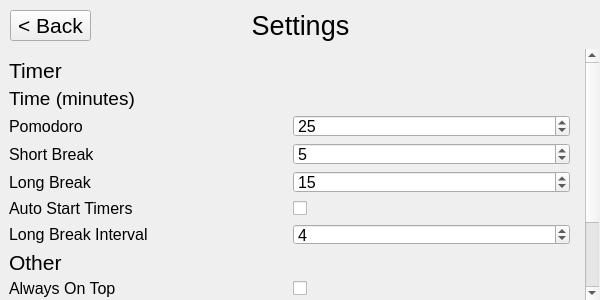
<?xml version="1.0" encoding="UTF-8"?>
<ui version="4.0">
 <class>settings_window</class>
 <widget class="QMainWindow" name="settings_window">
  <property name="geometry">
   <rect>
    <x>0</x>
    <y>0</y>
    <width>600</width>
    <height>300</height>
   </rect>
  </property>
  <property name="font">
   <font>
    <family>Arial</family>
    <pointsize>16</pointsize>
   </font>
  </property>
  <property name="windowTitle">
   <string>PomoPal v0.3</string>
  </property>
  <property name="windowIcon">
   <iconset>
    <normaloff>tomato.png</normaloff>tomato.png</iconset>
  </property>
  <widget class="QWidget" name="main_widget">
   <widget class="QScrollArea" name="main_scroll_area">
    <property name="geometry">
     <rect>
      <x>-1</x>
      <y>49</y>
      <width>600</width>
      <height>251</height>
     </rect>
    </property>
    <property name="sizePolicy">
     <sizepolicy hsizetype="Expanding" vsizetype="Expanding">
      <horstretch>0</horstretch>
      <verstretch>0</verstretch>
     </sizepolicy>
    </property>
    <property name="minimumSize">
     <size>
      <width>0</width>
      <height>0</height>
     </size>
    </property>
    <property name="frameShape">
     <enum>QFrame::NoFrame</enum>
    </property>
    <property name="frameShadow">
     <enum>QFrame::Plain</enum>
    </property>
    <property name="verticalScrollBarPolicy">
     <enum>Qt::ScrollBarAsNeeded</enum>
    </property>
    <property name="horizontalScrollBarPolicy">
     <enum>Qt::ScrollBarAlwaysOff</enum>
    </property>
    <property name="sizeAdjustPolicy">
     <enum>QAbstractScrollArea::AdjustIgnored</enum>
    </property>
    <property name="widgetResizable">
     <bool>true</bool>
    </property>
    <widget class="QWidget" name="scrollAreaWidgetContents">
     <property name="enabled">
      <bool>true</bool>
     </property>
     <property name="geometry">
      <rect>
       <x>0</x>
       <y>0</y>
       <width>600</width>
       <height>350</height>
      </rect>
     </property>
     <property name="sizePolicy">
      <sizepolicy hsizetype="Preferred" vsizetype="Preferred">
       <horstretch>0</horstretch>
       <verstretch>0</verstretch>
      </sizepolicy>
     </property>
     <property name="minimumSize">
      <size>
       <width>600</width>
       <height>350</height>
      </size>
     </property>
     <widget class="QWidget" name="gridLayoutWidget">
      <property name="geometry">
       <rect>
        <x>0</x>
        <y>0</y>
        <width>581</width>
        <height>334</height>
       </rect>
      </property>
      <layout class="QGridLayout" name="main_grid_layout">
       <property name="leftMargin">
        <number>10</number>
       </property>
       <property name="topMargin">
        <number>10</number>
       </property>
       <property name="rightMargin">
        <number>10</number>
       </property>
       <property name="bottomMargin">
        <number>10</number>
       </property>
       <item row="6" column="0">
        <widget class="QLabel" name="long_break_interval">
         <property name="font">
          <font>
           <pointsize>12</pointsize>
          </font>
         </property>
         <property name="text">
          <string>Long Break Interval</string>
         </property>
        </widget>
       </item>
       <item row="6" column="1">
        <widget class="QSpinBox" name="long_break_interval_spin">
         <property name="font">
          <font>
           <pointsize>12</pointsize>
          </font>
         </property>
         <property name="minimum">
          <number>1</number>
         </property>
         <property name="maximum">
          <number>2147483647</number>
         </property>
         <property name="value">
          <number>4</number>
         </property>
        </widget>
       </item>
       <item row="4" column="1">
        <widget class="QSpinBox" name="long_break_time_spin">
         <property name="font">
          <font>
           <pointsize>12</pointsize>
          </font>
         </property>
         <property name="maximum">
          <number>2147483647</number>
         </property>
         <property name="value">
          <number>15</number>
         </property>
        </widget>
       </item>
       <item row="9" column="1">
        <widget class="QCheckBox" name="tick_sounds_focus_check">
         <property name="font">
          <font>
           <pointsize>12</pointsize>
          </font>
         </property>
         <property name="text">
          <string/>
         </property>
        </widget>
       </item>
       <item row="3" column="0">
        <widget class="QLabel" name="short_break_time">
         <property name="font">
          <font>
           <pointsize>12</pointsize>
          </font>
         </property>
         <property name="text">
          <string>Short Break</string>
         </property>
        </widget>
       </item>
       <item row="2" column="0">
        <widget class="QLabel" name="pomodoro_time">
         <property name="font">
          <font>
           <pointsize>12</pointsize>
          </font>
         </property>
         <property name="text">
          <string>Pomodoro</string>
         </property>
        </widget>
       </item>
       <item row="8" column="0">
        <widget class="QLabel" name="always_on_top">
         <property name="font">
          <font>
           <pointsize>12</pointsize>
          </font>
         </property>
         <property name="text">
          <string>Always On Top</string>
         </property>
        </widget>
       </item>
       <item row="2" column="1">
        <widget class="QSpinBox" name="pomodoro_time_spin">
         <property name="font">
          <font>
           <pointsize>12</pointsize>
          </font>
         </property>
         <property name="maximum">
          <number>2147483647</number>
         </property>
         <property name="value">
          <number>25</number>
         </property>
        </widget>
       </item>
       <item row="1" column="0">
        <widget class="QLabel" name="time_section">
         <property name="font">
          <font>
           <pointsize>14</pointsize>
          </font>
         </property>
         <property name="text">
          <string>Time (minutes)</string>
         </property>
        </widget>
       </item>
       <item row="7" column="0">
        <widget class="QLabel" name="other_section">
         <property name="font">
          <font>
           <pointsize>16</pointsize>
          </font>
         </property>
         <property name="text">
          <string>Other</string>
         </property>
         <property name="alignment">
          <set>Qt::AlignLeading|Qt::AlignLeft|Qt::AlignVCenter</set>
         </property>
        </widget>
       </item>
       <item row="10" column="0">
        <widget class="QLabel" name="tick_sounds_break">
         <property name="font">
          <font>
           <pointsize>12</pointsize>
          </font>
         </property>
         <property name="text">
          <string>Tick Sounds - Break</string>
         </property>
        </widget>
       </item>
       <item row="4" column="0">
        <widget class="QLabel" name="long_break_time">
         <property name="font">
          <font>
           <pointsize>12</pointsize>
          </font>
         </property>
         <property name="text">
          <string>Long Break</string>
         </property>
        </widget>
       </item>
       <item row="3" column="1">
        <widget class="QSpinBox" name="short_break_time_spin">
         <property name="font">
          <font>
           <pointsize>12</pointsize>
          </font>
         </property>
         <property name="maximum">
          <number>2147483647</number>
         </property>
         <property name="value">
          <number>5</number>
         </property>
        </widget>
       </item>
       <item row="8" column="1">
        <widget class="QCheckBox" name="always_on_top_check">
         <property name="font">
          <font>
           <pointsize>12</pointsize>
          </font>
         </property>
         <property name="text">
          <string/>
         </property>
        </widget>
       </item>
       <item row="5" column="0">
        <widget class="QLabel" name="auto_start_timers">
         <property name="font">
          <font>
           <pointsize>12</pointsize>
          </font>
         </property>
         <property name="text">
          <string>Auto Start Timers</string>
         </property>
        </widget>
       </item>
       <item row="5" column="1">
        <widget class="QCheckBox" name="auto_start_timers_check">
         <property name="font">
          <font>
           <pointsize>12</pointsize>
          </font>
         </property>
         <property name="text">
          <string/>
         </property>
        </widget>
       </item>
       <item row="0" column="0">
        <widget class="QLabel" name="timer_section">
         <property name="font">
          <font>
           <pointsize>16</pointsize>
          </font>
         </property>
         <property name="text">
          <string>Timer</string>
         </property>
         <property name="alignment">
          <set>Qt::AlignLeading|Qt::AlignLeft|Qt::AlignVCenter</set>
         </property>
        </widget>
       </item>
       <item row="9" column="0">
        <widget class="QLabel" name="tick_sounds_focus">
         <property name="font">
          <font>
           <pointsize>12</pointsize>
          </font>
         </property>
         <property name="text">
          <string>Tick Sounds - Focus</string>
         </property>
        </widget>
       </item>
       <item row="10" column="1">
        <widget class="QCheckBox" name="tick_sounds_break_check">
         <property name="font">
          <font>
           <pointsize>12</pointsize>
          </font>
         </property>
         <property name="text">
          <string/>
         </property>
        </widget>
       </item>
       <item row="11" column="0">
        <widget class="QLabel" name="desktop_notifications">
         <property name="font">
          <font>
           <pointsize>12</pointsize>
          </font>
         </property>
         <property name="text">
          <string>Desktop Notifications</string>
         </property>
        </widget>
       </item>
       <item row="11" column="1">
        <widget class="QCheckBox" name="desktop_notifications_check">
         <property name="font">
          <font>
           <pointsize>12</pointsize>
          </font>
         </property>
         <property name="text">
          <string/>
         </property>
        </widget>
       </item>
      </layout>
     </widget>
    </widget>
   </widget>
   <widget class="QLabel" name="settings_label">
    <property name="geometry">
     <rect>
      <x>0</x>
      <y>0</y>
      <width>601</width>
      <height>51</height>
     </rect>
    </property>
    <property name="font">
     <font>
      <pointsize>20</pointsize>
     </font>
    </property>
    <property name="text">
     <string>Settings</string>
    </property>
    <property name="alignment">
     <set>Qt::AlignCenter</set>
    </property>
   </widget>
   <widget class="QPushButton" name="back_btn">
    <property name="geometry">
     <rect>
      <x>10</x>
      <y>10</y>
      <width>81</width>
      <height>31</height>
     </rect>
    </property>
    <property name="text">
     <string>&lt; Back</string>
    </property>
   </widget>
  </widget>
 </widget>
 <resources/>
 <connections/>
</ui>
